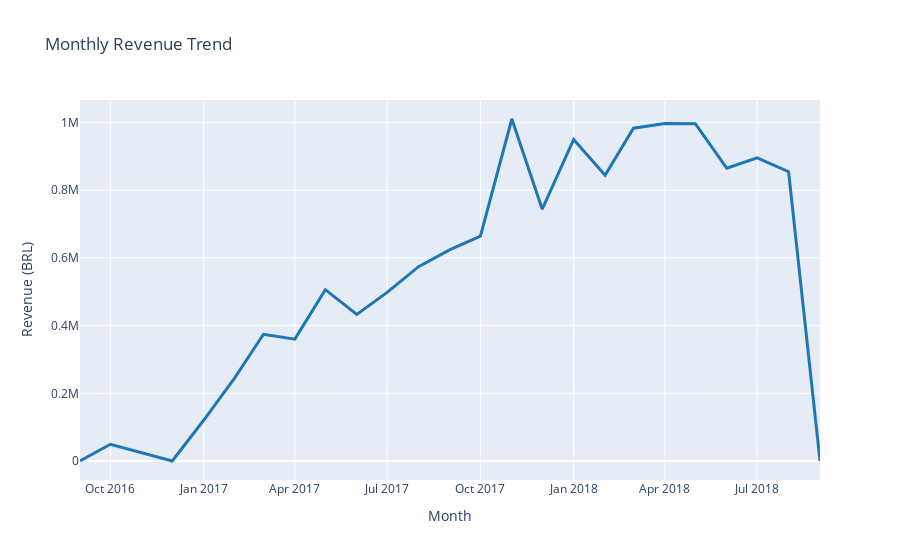

Notebook code cell kept with this figure:
### Code cell
# Interactive revenue trend
monthly_revenue = orders_with_items.groupby(
    orders_with_items['order_purchase_timestamp'].dt.to_period('M')
)['price'].sum().reset_index()
monthly_revenue['order_purchase_timestamp'] = monthly_revenue['order_purchase_timestamp'].astype(str)

fig = px.line(monthly_revenue, 
              x='order_purchase_timestamp', 
              y='price',
              title='Monthly Revenue Trend',
              labels={'price': 'Revenue (BRL)', 'order_purchase_timestamp': 'Month'})
fig.update_traces(line_color='#1f77b4', line_width=3)
fig.update_layout(hovermode='x unified')
fig.show()

### Figure 1 — Plotly figure (JSON) as saved in the notebook; plotly's stock layout.template omitted (floating-point values rounded to 4 significant figures)
{"data": [{"hovertemplate": "Month=%{x}<br>Revenue (BRL)=%{y}<extra></extra>", "legendgroup": "", "line": {"color": "#1f77b4", "dash": "solid", "width": 3}, "marker": {"symbol": "circle"}, "mode": "lines", "name": "", "orientation": "v", "showlegend": false, "type": "scatter", "x": ["2016-09", "2016-10", "2016-12", "2017-01", "2017-02", "2017-03", "2017-04", "2017-05", "2017-06", "2017-07", "2017-08", "2017-09", "2017-10", "2017-11", "2017-12", "2018-01", "2018-02", "2018-03", "2018-04", "2018-05", "2018-06", "2018-07", "2018-08", "2018-09"], "xaxis": "x", "y": [267.4, 49510.0, 10.9, 120300.0, 247300.0, 374300.0, 359900.0, 506100.0, 433000.0, 498000.0, 574000.0, 624400.0, 664200.0, 1010000.0, 743900.0, 950000.0, 844200.0, 983200.0, 996600.0, 996500.0, 865100.0, 895500.0, 854700.0, 145.0], "yaxis": "y"}], "layout": {"hovermode": "x unified", "legend": {"tracegroupgap": 0}, "title": {"text": "Monthly Revenue Trend"}, "xaxis": {"anchor": "y", "domain": [0, 1], "title": {"text": "Month"}}, "yaxis": {"anchor": "x", "domain": [0, 1], "title": {"text": "Revenue (BRL)"}}}}
